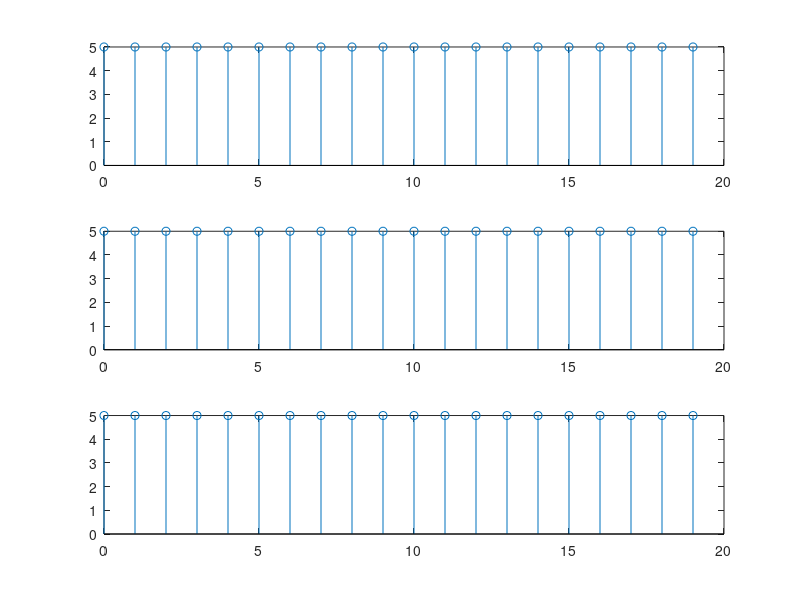

Reproduce this figure in MATLAB.

n= 0:19;

fs_list = [0.5,1/4,1/6];

for i= 1:3
    ts = 1/fs_list(i);
    xn = 2*cos(2*pi*n*ts)+3*cos(3*pi*n*ts);
    figure(1)
    subplot(3,1,i);
    stem(n,xn);
    hold on

end




